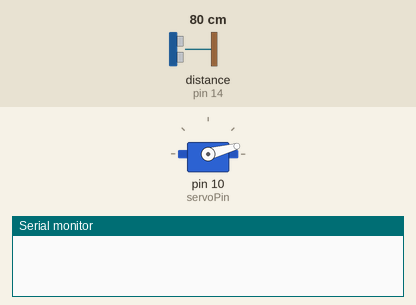
A sketch run on a simulated Arduino Uno, built with avr-gcc and run on an emulated ATmega328P. Parts: servo, the last lines printed to the serial monitor. Wiring (inferred from the names in the program): ultrasonic range finder: trigger pin 14; echo pin 14. The inputs (shaded band) are chosen by the test bench; at power-on: distance to the obstacle (sensor on pin 14) 80 cm. The echo pulse lasts 58.3 µs per cm.

Above: at 0.1 s.
At 3.6 s:
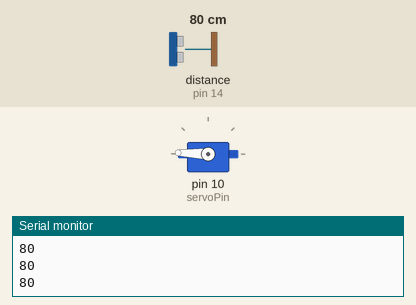
Timing chart, 0 to 5.1 s (numbered marks = the images above):
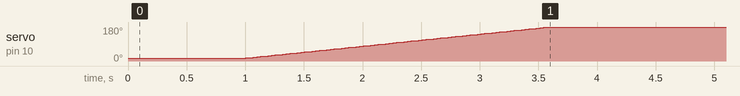

Measured:
- by itself, servo on pin 10 (servoPin): moves from 15° to 178° over 2.5 s

The sketch:

servoPingThroughProcessing.pde
```cpp
#include <Servo.h>
Servo servo; // for Micro Servo 9g goes from 15 to 178 degrees

const int pingPin = 14;// Same pin is used to write and read the signal
const int servoPin = 10;
bool repeat = true;
int d [163];
void setup(){
  Serial.begin(9600);
  servo.attach(servoPin);

  moveTo(15);
  delay(1000);
}

void loop(){
  if(repeat){
    for (int i = 0; i<178-15; i++)
    {
      d[i] = getCentimeters();
      Serial.println(d[i]);
      addDeg(1);
//      while(Serial.read() != 0){}
      delay(10);

    }
    repeat = false;
  }
}

void moveTo(int x)
{
  if(x>178)
    x=178;
  else if(x<15)
    x=15;
  servo.write(x);
}
void addDeg(int x)
{
  moveTo(x+servo.read());
}

int getCentimeters()
{
  // Ping)) reads from 3cm to 338cm
  pinMode(pingPin,OUTPUT); //send signal
  digitalWrite(pingPin, LOW);
  delayMicroseconds(2);
  digitalWrite(pingPin, HIGH);
  delayMicroseconds(5);
  digitalWrite(pingPin, LOW);

  pinMode(pingPin,INPUT); // read signal
  return pulseIn(pingPin,HIGH) / 29 / 2;
}
```
